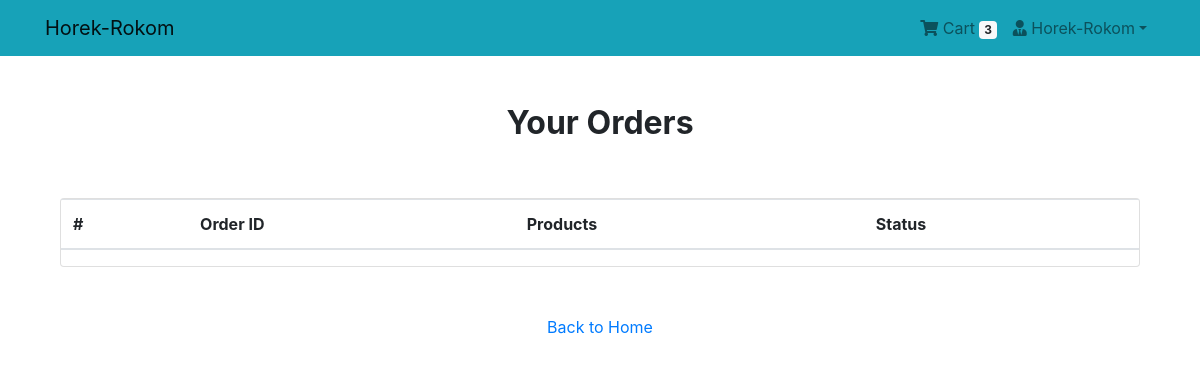
/payment/orders/ (signed in), run on an earlier commit of the app's database.
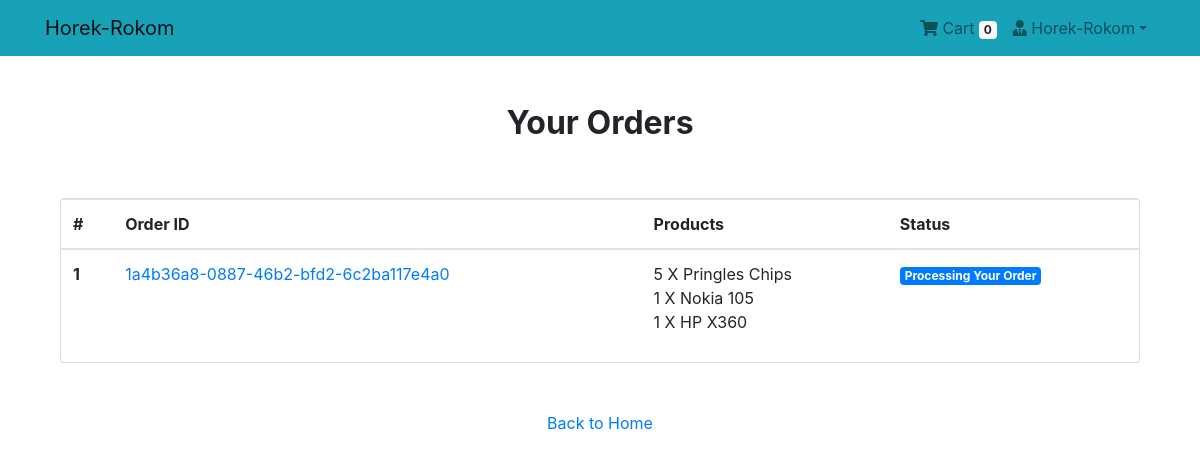
And on a later commit of the database.
### App_Login/models.py (models this page shows, shortened)
class User(AbstractBaseUser, PermissionsMixin):
    email = models.EmailField(unique=True, null=False)
    is_staff = models.BooleanField(
        ugettext_lazy('staff status'),
        default=False,
        help_text=ugettext_lazy(
            'Designates whether the user can log in this site'
        )
    )
    is_active = models.BooleanField(
        ugettext_lazy('active'),
        default=True,
        help_text=ugettext_lazy(
            'Designates whether this user should be treated as active. Unselect this instead of deleting accounts'
        )
    )
    USERNAME_FIELD = 'email'
    objects = MyUserManager()

class Profile(models.Model):
    user = models.OneToOneField(
        User, on_delete=models.CASCADE, related_name='profile')
    username = models.CharField(max_length=264, blank=True)
    full_name = models.CharField(max_length=264, blank=True)
    address_1 = models.TextField(max_length=300, blank=True)
    city = models.CharField(max_length=40, blank=True)
    zipcode = models.CharField(max_length=10, blank=True)
    country = models.CharField(max_length=50, blank=True)
    phone = models.CharField(max_length=20, blank=True)
    date_joined = models.DateTimeField(auto_now_add=True)

### App_Order/models.py (models this page shows, shortened)
class Order(models.Model):
    orderitems=models.ManyToManyField(Cart)
    user=models.ForeignKey(settings.AUTH_USER_MODEL,on_delete=models.CASCADE)
    ordered=models.BooleanField(default=False)
    created=models.DateTimeField(auto_now_add=True)
    paymentID=models.CharField(max_length=264,blank=True,null=True)
    orderID=models.CharField(max_length=200,blank=True,null=True)

class Cart(models.Model):
    user=models.ForeignKey(settings.AUTH_USER_MODEL,on_delete=models.CASCADE, related_name="cart")
    item=models.ForeignKey(Product,on_delete=models.CASCADE)
    quantity = models.IntegerField(default=1)
    purchased=models.BooleanField(default=False)
    created=models.DateTimeField(auto_now_add=True) #first bar
    updated=models.DateTimeField(auto_now=True)     #prottek update a
    def __str__(self):
        return f'{self.quantity} X {self.item}'

### App_Shop/models.py (models this page shows)
class Product(models.Model):
    mainimage=models.ImageField(upload_to='Products')
    name=models.CharField(max_length=264)
    category = models.ForeignKey(Category, on_delete=models.CASCADE, related_name='category')
    preview_text=models.TextField(max_length=200,verbose_name='Preview Text')
    detail_text=models.TextField(max_length=1000,verbose_name='Description')
    price=models.FloatField()
    old_price=models.FloatField(default=0.00)
    created=models.DateTimeField(auto_now_add=True)
    def __str__(self):
        return self.name
    class Meta:
        ordering=['-created',] #latest date wise ordering thakbe

### App_Payment/views.py (the view)
# urls.py: path('orders/',views.order_view,name="orders"),
@login_required
def order_view(request):
    try:
        orders=Order.objects.filter(user=request.user,ordered=True)
        resource={"orders":orders}
    except:
        messages.warning(request,"You don't have an active order")
        return redirect("App_Shop:home")
    return render(request,"App_Payment/order.htm",context=resource)

### App_Order/templatetags/cart_tag.py (called while the page is built)
@register.filter
def cart_total(user):
    cart=Cart.objects.filter(user=user,purchased=False)
    if cart.exists():
        return cart.count()
    else:
        return 0

### templates/App_Payment/order.htm
{% extends 'base.htm' %}
{% block body_block %}
    <div class="container mt-5">
        <h2 class="text-center">
            <strong>Your Orders</strong>
        </h2>
        <div class="row">
            <div class="col-md-12">
                <div class="card mt-5" style="height: auto;">
                <div class="table-responsive">
                    <table class="table">
                        <thead>
                            <tr>
                                <th scope="col">#</th>
                                <th scope="col">Order ID</th>
                                <th scope="col">Products</th>
                                <th scope="col">Status</th>
                            </tr>
                        </thead>
                        <tbody>
                            {% for order in orders %}
                        <tr>
                            <th scope="row">{{ forloop.counter }}</th>
                            <td><a href="#">{{order.orderID}}</a></td>
                            <td>
                                {% for item in order.orderitems.all %} {{item}} <br> {% endfor %}
                            </td>
                            <td>
                                <span class="badge badge-primary">Processing Your Order</span>
                            </td>
                        </tr>
                            {% endfor %}
                        </tbody>
                        </table>
                    </div>
                </div>
            </div>
            <div class="col-md-12 my-5 text-center">
                <a href="{% url 'App_Shop:home' %}">Back to Home</a>
            </div>
        </div>
    </div>
{% endblock %}

### templates/navbar.htm (shortened to what this page needs)
{% load cart_tag %}
<nav class="navbar navbar-expand-lg navbar-light bg-info">
    <div class="container">
        <a class="navbar-brand" href="{% url 'App_Shop:home' %}">Horek-Rokom</a>
        <div class="collapse navbar-collapse" id="navbarNav">
            <ul class="navbar-nav ml-auto">
                {% if request.user.is_authenticated %}
                <li class="nav-item">
                    <a href="{% url 'App_Order:cart' %}" class="nav-link"> <i class="fa fa-shopping-cart"></i> Cart
                        <span class="badge badge-light">{{request.user | cart_total}}</span>
                    </a>
                </li>
                <li class="nav-item dropdown">
                    <a class="nav-link dropdown-toggle" href="#" id="navbarDropdown" role="button" data-toggle="dropdown" aria-haspopup="true" aria-expanded="false">
                        <i class="fas fa-user-tie"></i>
                        {{request.user.profile.username}}</a>
                </li>
                {% else %}
                    <li class="nav-item">
                        <a href="{% url 'App_Login:login' %}" class="btn btn-primary">Login</a>
                    </li>
                {% endif %}
            </ul>
        </div>
    </div>
</nav>

What changed in the data, as far as the page shows it:
changed User "Horek-Rokom": user|cart_total "3" → "0"
now on this page (row edited): Order: orderID "1a4b36a8-0887-46b2-bfd2-6c2ba117e4a0"
now on this page (row edited): Cart: quantity+item "5 X Pringles Chips"
now on this page (row edited): Cart: quantity+item "1 X Nokia 105"
now on this page (row edited): Cart: quantity+item "1 X HP X360"
